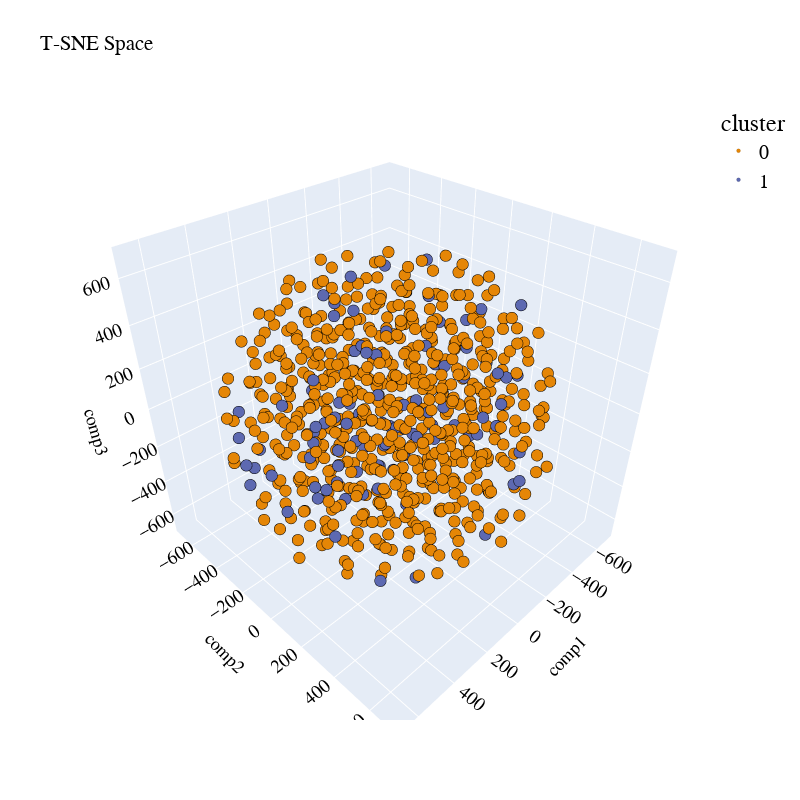

The cell this chart's notebook holds for it:
### Code cell
sampling_data = pd.DataFrame(embeddings).sample(frac=0.5, replace=True, random_state=1)
sampling_clusters = pd.DataFrame(clusters_predict).sample(frac=0.5, replace=True, random_state=1)[0].values

df_tsne_3d = TSNE(
                  n_components=3, 
                  learning_rate=500, 
                  init='random', 
                  perplexity=200, 
                  n_iter = 5000).fit_transform(sampling_data)

df_tsne_3d = pd.DataFrame(df_tsne_3d, columns=["comp1", "comp2",'comp3'])
df_tsne_3d["cluster"] = sampling_clusters
plot_pca_3d(df_tsne_3d, title = "T-SNE Space", opacity=1, width_line = 0.1)

### Figure 1 — Plotly figure (JSON) as saved in the notebook; plotly's stock layout.template omitted (floating-point values rounded to 4 significant figures; data arrays with more than 128 entries replaced by an {"elided": "..."} marker saying what was removed)
{"data": [{"hovertemplate": "cluster=0<br>comp1=%{x}<br>comp2=%{y}<br>comp3=%{z}<extra></extra>", "legendgroup": "0", "marker": {"color": "rgb(229, 134, 6)", "line": {"color": "black", "width": 0.1}, "opacity": 1, "size": 4, "symbol": "circle"}, "mode": "markers", "name": "0", "scene": "scene", "showlegend": true, "type": "scatter3d", "x": {"elided": "654 float values"}, "y": {"elided": "654 float values"}, "z": {"elided": "654 float values"}}, {"hovertemplate": "cluster=1<br>comp1=%{x}<br>comp2=%{y}<br>comp3=%{z}<extra></extra>", "legendgroup": "1", "marker": {"color": "rgb(93, 105, 177)", "line": {"color": "black", "width": 0.1}, "opacity": 1, "size": 4, "symbol": "circle"}, "mode": "markers", "name": "1", "scene": "scene", "showlegend": true, "type": "scatter3d", "x": [184.9, 284.4, -344.0, -12.31, -578.5, 438.4, 414.6, -180.0, 25.76, 183.6, -311.3, -266.8, 576.9, 429.5, -334.8, 253.3, 49.81, 414.1, 13.0, -2.238, -211.1, -242.0, -282.6, -148.5, -680.2, 23.13, 581.8, 596.0, 450.4, -116.6, 247.5, 234.5, 53.03, 348.2, 358.6, -54.45, 281.7, -22.36, -95.35, -280.6, -11.84, 657.4, -103.2, -150.6, -489.4, -4.813, 442.4, -249.8, -326.0, -227.2, 202.9, 11.36, -270.4, -75.04, 569.7, 4.991, -459.0, -54.94, 85.45, -71.1, -130.8, -514.0, 60.7, -658.0, -330.8, -354.8, 356.7, 318.3, 468.5, -567.3, 665.6, 242.5, 104.2, 156.7, -258.8, -441.6, 424.6, 97.3, 34.38, 76.98, -44.55, -114.8, -193.6, 666.5, 90.6, 400.2, -334.0, 3.216, -221.4, -154.3, -449.6, -91.95, -67.71, 350.8], "y": [-104.1, 43.01, 429.1, -38.4, -80.96, 26.22, 356.4, -215.8, -47.1, 332.0, -244.7, 469.1, 198.4, 153.7, 204.7, -63.12, -117.9, -513.8, -201.4, -226.6, -192.5, 245.8, -71.25, -516.7, -34.79, -60.48, 300.5, -201.6, -483.4, -33.48, -223.0, -155.4, -31.7, 59.87, -55.47, 24.68, 162.2, 460.6, 605.1, 42.84, -346.6, 54.51, 117.1, -117.9, -198.4, 520.7, -403.2, -108.7, 80.07, -239.3, -275.3, 84.03, 373.2, 484.8, 37.69, -209.5, 63.74, -100.4, 6.743, 501.2, -29.47, -33.69, -14.2, 163.9, -106.0, -60.24, -477.9, 46.19, 92.62, 203.6, 141.5, 47.61, -57.17, -18.3, 19.83, -223.4, -20.63, -120.0, 181.5, -307.6, -99.41, -394.7, 403.4, -92.04, -408.9, 106.1, -56.9, -30.62, 97.89, -373.0, 9.962, 56.42, -54.04, -25.03], "z": [-436.6, 108.9, -168.0, 363.6, 36.06, 89.65, -426.3, 534.2, -306.0, -606.5, -233.0, -275.5, 61.68, 47.82, -188.0, 67.77, -225.6, -50.51, 216.4, 540.3, -182.0, 482.7, 173.2, 200.6, -69.56, 262.3, -106.3, -162.1, -156.0, -167.5, -469.5, -18.51, -412.3, 21.82, 80.68, -249.1, 475.4, 194.4, -70.79, 120.8, 376.9, 77.67, 5.683, -221.2, -428.3, 422.7, -282.1, -306.6, -198.0, -317.3, -147.5, 82.69, 218.1, -427.4, 331.5, 399.0, -338.0, -263.3, -236.7, 250.4, -624.4, -79.26, 107.5, -43.39, 382.3, 266.9, -269.8, 225.2, 415.2, 365.7, -35.47, 4.661, 338.6, -372.5, -272.0, 475.9, -16.06, -339.9, -15.46, 458.5, -131.8, -208.8, 36.11, 44.72, -42.41, -79.84, 62.83, -184.6, -37.58, -276.9, 266.6, 41.59, -386.9, -231.1]}], "layout": {"autosize": true, "font": {"color": "black", "family": "Gilroy", "size": 15}, "height": 800, "legend": {"font": {"size": 20}, "title": {"font": {"family": "Times New Roman"}, "text": "cluster"}, "tracegroupgap": 0}, "scene": {"domain": {"x": [0, 1], "y": [0, 1]}, "xaxis": {"title": {"font": {"color": "black"}, "text": "comp1"}}, "yaxis": {"title": {"font": {"color": "black"}, "text": "comp2"}}, "zaxis": {"title": {"font": {"color": "black"}, "text": "comp3"}}}, "showlegend": true, "title": {"text": "T-SNE Space"}, "width": 800}}
